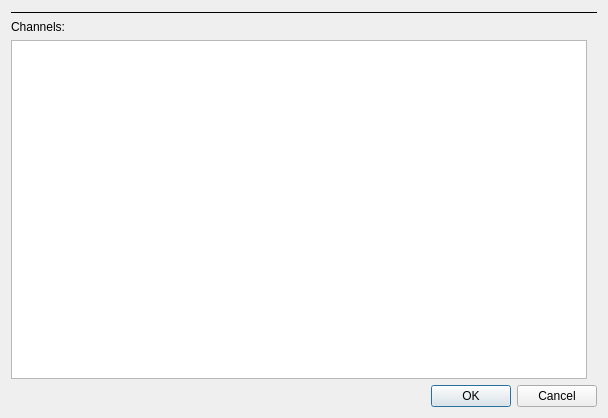
<?xml version="1.0" encoding="UTF-8"?>
<ui version="4.0">
 <class>DialogZcm</class>
 <widget class="QDialog" name="DialogZcm">
  <property name="geometry">
   <rect>
    <x>0</x>
    <y>0</y>
    <width>608</width>
    <height>418</height>
   </rect>
  </property>
  <property name="windowTitle">
   <string>Zcm Loader</string>
  </property>
  <layout class="QVBoxLayout" name="mainLayout" stretch="0,1,0">
   <item>
    <widget class="Line" name="line">
     <property name="frameShadow">
      <enum>QFrame::Plain</enum>
     </property>
     <property name="orientation">
      <enum>Qt::Horizontal</enum>
     </property>
    </widget>
   </item>
   <item>
    <widget class="QSplitter" name="splitter">
     <property name="orientation">
      <enum>Qt::Horizontal</enum>
     </property>
     <widget class="QWidget" name="layoutWidget">
      <layout class="QVBoxLayout" name="verticalLayout">
       <property name="rightMargin">
        <number>10</number>
       </property>
       <item>
        <widget class="QLabel" name="label_3">
         <property name="text">
          <string>Channels:</string>
         </property>
        </widget>
       </item>
       <item>
        <widget class="QListWidget" name="listWidgetChannels"/>
       </item>
      </layout>
     </widget>
    </widget>
   </item>
   <item>
    <widget class="QDialogButtonBox" name="buttonBox">
     <property name="enabled">
      <bool>true</bool>
     </property>
     <property name="orientation">
      <enum>Qt::Horizontal</enum>
     </property>
     <property name="standardButtons">
      <set>QDialogButtonBox::Cancel|QDialogButtonBox::Ok</set>
     </property>
    </widget>
   </item>
  </layout>
 </widget>
 <resources/>
 <connections>
  <connection>
   <sender>buttonBox</sender>
   <signal>accepted()</signal>
   <receiver>DialogZcm</receiver>
   <slot>accept()</slot>
   <hints>
    <hint type="sourcelabel">
     <x>248</x>
     <y>254</y>
    </hint>
    <hint type="destinationlabel">
     <x>157</x>
     <y>274</y>
    </hint>
   </hints>
  </connection>
  <connection>
   <sender>buttonBox</sender>
   <signal>rejected()</signal>
   <receiver>DialogZcm</receiver>
   <slot>reject()</slot>
   <hints>
    <hint type="sourcelabel">
     <x>316</x>
     <y>260</y>
    </hint>
    <hint type="destinationlabel">
     <x>286</x>
     <y>274</y>
    </hint>
   </hints>
  </connection>
 </connections>
</ui>
